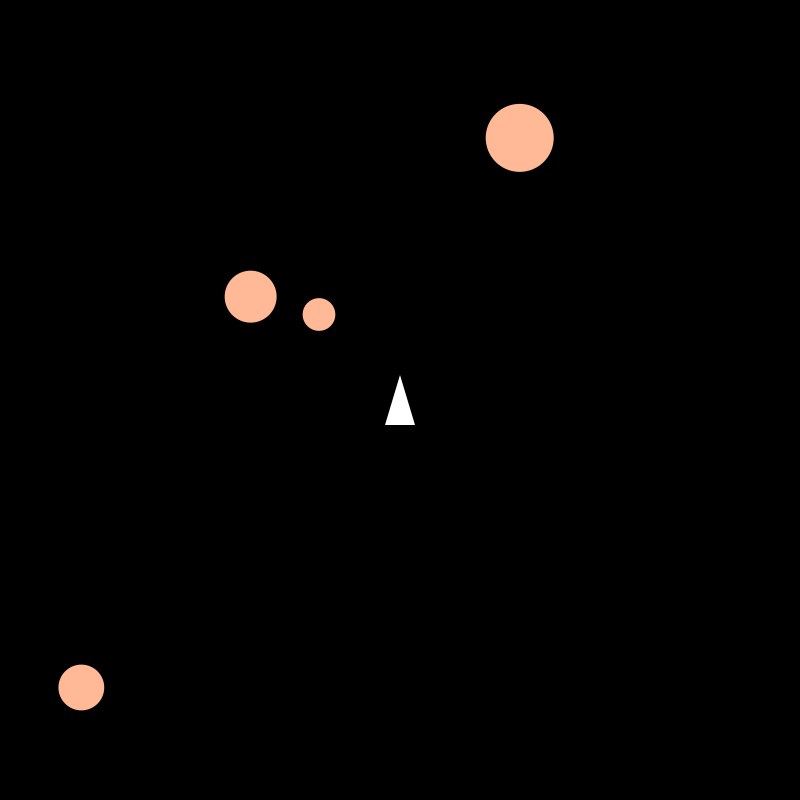
Frame 1 (no input)
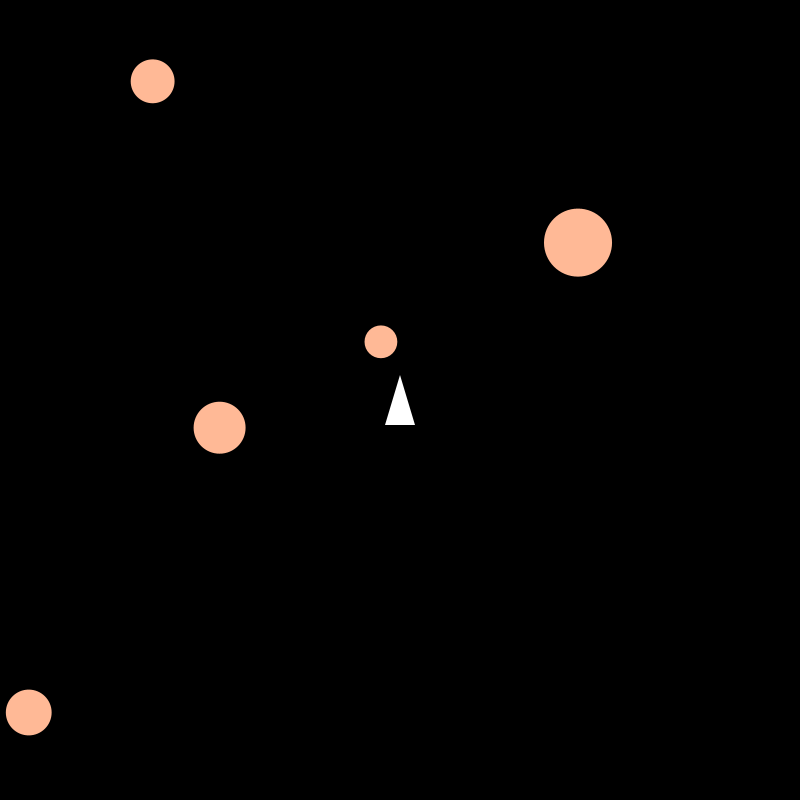
Frame 60 (the mouse pressed at the canvas centre just before this capture)
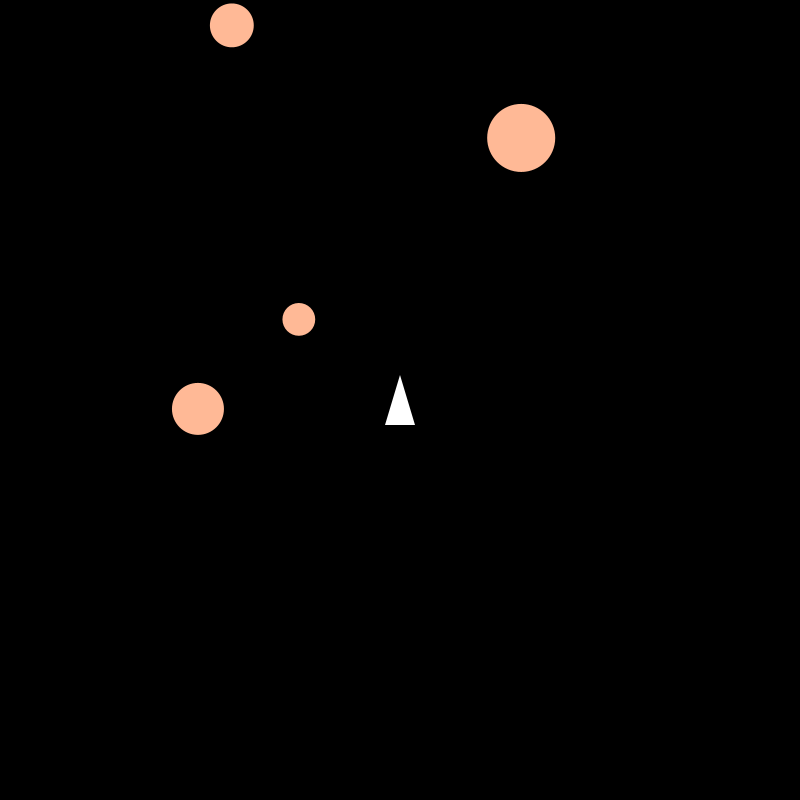
Frame 120 (the mouse held since frame 60 and released just before this capture)

The Processing sketch that drew these frames (run headless with seeded random() and noise(); from frame 60 on, the mouse is pressed at the canvas centre):

// Processing sketch: spaceShipGame
// ── spaceShipGame.pde
/*
This code is a homework for Intro to Computer Science Class at Rabun Gap-Nacoochee School
Created by https://github.com/wangb24
*//*
This work is licensed under the Creative Commons Attribution-NonCommercial-ShareAlike 4.0 International License. For more information of this license, visit http://creativecommons.org/licenses/by-nc-sa/4.0/.
*/

// config

// colors (r, g, b)
color background_color = color(0,0,0);
color ship_color = color(255,255,255);
color bullet_color = color(255,255,255);
color obstacle_color = color(255,185,150);

// ship
float height_of_triangle = 50;
float width_of_triangle = 30;
float acceleration_of_the_ship = 0.05;
float maximum_speed_of_the_ship = 10;
boolean moving_direction_turns_with_ship = true;

// bullet
int max_number_of_bullets = 5;
float size_of_bullet = 5;
float speed_of_bullet = 7;

// obstacles
int max_number_of_obstacles = 5;
float constant_size_of_obstacles = 50; //only works if 'random_size_of_obstacles' set to false
boolean random_size_of_obstacles = true;
    float min_size_of_obs = 30;
    float max_size_of_obs = 70;
float obstacles_orbit_radius = 70; // this does not work if "obstacles_random_orbit" is set to false
boolean obstacles_random_orbit = true;
    float obstacles_orbit_min_radius = 50;
    float obstacles_orbit_max_radius = 130;
boolean obstacles_are_moving = true;
boolean obstacles_random_speed = true;
    float obstacles_min_speed = QUARTER_PI; // in rad/sec
    float obstacles_max_speed = 2 * PI; // in rad/sec
    float obstacles_constant_speed = PI; // in rad/sec; only works when 'obstacles_random_speed' is set to false
boolean obstacles_random_direction = true;




// code starts here 
// code starts here
// code starts here
// screen size
float w = 800;
float h = 800;

// colors
color colBack = background_color;
color colTri = ship_color;
color colBu = bullet_color;
color colObs = obstacle_color;

// triangle
float triH = height_of_triangle;
float triW = width_of_triangle;
float triLeg = sqrt(sq(triH)+sq(triW/2));
float triVertexAngle = 2 * acos(triH/triLeg);

// uncomment following lines to use vertex angle instead of triangle width
// triVertexAngle = PI/6;
// triLeg = triH / cos(triVertexAngle/2);


// PVector rectPos;
PVector triPos;
PVector triIndex;
PVector triAngleL;
PVector triAngleR;

// motions
PVector triVel;
PVector triAcc;
float triAccValue = acceleration_of_the_ship;
float maxVel = maximum_speed_of_the_ship;
float angularSpeed = 0.013;
boolean shipTurnL = false;
boolean shipTurnR = false;
boolean shipMoveF = false;
boolean shipMoveB = false;
boolean shipMakeBullet = false;

// class: bullet
int maxBulletCount = max_number_of_bullets;
bullet bullet[] = new bullet[maxBulletCount];

// class: obstacles
int maxObs = max_number_of_obstacles;
obstacles[] obs = new obstacles[maxObs];

// game rule
int score = 0;



void setup() {
    size(800, 800);
    frameRate(90);
    noStroke();
    smooth();
    
    // rectPos = new PVector(3*w/4, h/2);

    // triangle
    triPos = new PVector(0.5 * w, 0.5 * h);
    
    triIndex = new PVector(0,-1);
    triIndex.setMag(0.5 * triH);
    
    triAngleL = new PVector(0,1);
    triAngleL.setMag(triLeg);
    triAngleL.rotate(0.5 * triVertexAngle);

    triAngleR = new PVector(0,1);
    triAngleR.setMag(triLeg);
    triAngleR.rotate(-0.5 * triVertexAngle);
    
    // motion
    triVel = new PVector(0,-1);
    triVel.setMag(0);
    // triVel.limit(maxVel); // this does not work Index:001
    
    triAcc = new PVector(0,-1);
    triAcc.setMag(triAccValue);
    
    // class: bullet
    for (int i = 0; i < maxBulletCount; i+=1){
        bullet[i] = new bullet(i);
    }

    // class: obstacles
    for (int j = 0; j < maxObs; j+=1){
        obs[j] = new obstacles(j);
    }
}

void draw() {
    triVel.limit(maxVel);
    updateShip();
    // background
    background(colBack);
    strokeWeight(4);
    
    // triangle
    fill(colTri);
    triangle(triPos.x + triIndex.x, triPos.y + triIndex.y, triPos.x + triIndex.x + triAngleL.x, triPos.y + triIndex.y + triAngleL.y, triPos.x + triIndex.x + triAngleR.x, triPos.y + triIndex.y + triAngleR.y);
    
    // motion
    triPos.add(triVel);
    checkOutOfScreen();

    // class: bullet
    for (int b = 0; b < maxBulletCount; b+=1){
        bullet[b].show();
    }

    // class: obstacles
    for (int o = 0; o < maxObs; o+=1){
        obs[o].show();
    }
    collisionDetection();
}

void keyPressed() {
    // triangle
    if(key == 'd' || keyCode == RIGHT){
        shipTurnR = true;
    }else if(key == 'a' || keyCode == LEFT){
        shipTurnL = true;
    }
    if (key =='w' || keyCode == UP){
        shipMoveF = true;
	}else if (key == 's' || keyCode == DOWN){
	    shipMoveB = true;
	}
    if (key == 'q' || key == ' ' || key == 'e'){
        shipMakeBullet = true;
    }
	if (key == 'r' || key == 'f' || keyCode == SHIFT){
	    triVel.setMag(0);
	}
}
void keyReleased(){
    if(key == 'a' || keyCode == LEFT){
        shipTurnL = false;
    }
    if(key=='d' || keyCode == RIGHT){
        shipTurnR = false;
    }
    if(key == 'w' || keyCode == UP){
        shipMoveF = false;
    }
    if(key == 's' || keyCode == DOWN){
        shipMoveB = false;
    }
    if(key == 'q' || key == ' ' || key == 'e'){
        shipMakeBullet = false;
    }
}

private void updateShip(){
    if(shipTurnL){
        triIndex.rotate(-angularSpeed);
        triAngleL.rotate(-angularSpeed);
        triAngleR.rotate(-angularSpeed);
        triAcc.rotate(- angularSpeed);
        if(moving_direction_turns_with_ship){
            triVel.rotate(- angularSpeed);
        }
    }else if(shipTurnR){
        triIndex.rotate(angularSpeed);
        triAngleL.rotate(angularSpeed);
        triAngleR.rotate(angularSpeed);
        triAcc.rotate(angularSpeed);
        if(moving_direction_turns_with_ship){
            triVel.rotate(angularSpeed);
        }        
    }
    if(shipMoveF){
	    triVel.add(triAcc);
    }else if(shipMoveB){
	    triVel.sub(triAcc);
    }
    if(shipMakeBullet){
        newBullet();
        shipMakeBullet = false;
    }
}

private void checkOutOfScreen(){
    if (triPos.x >= w) {
        triPos.x = 1;
    }else if (triPos.x <= 0){
        triPos.x = w-1;
    }
    if (triPos.y >= h) {
        triPos.y = 1;
    }else if (triPos.y <= 0){
        triPos.y = h-1;
    }
}

private void newBullet(){
    for (int i = 0; i < maxBulletCount; i++){
        if(!bullet[i].buOut){
            bullet[i].out();
            i = maxBulletCount;
        }
    }
}

void collisionDetection(){
    for(int i = 0; i < maxObs; i++){
        for (int j = 0; j < maxBulletCount; j++){
            if(
                dist(obs[i].obsX, obs[i].obsY, bullet[j].buPos.x, bullet[j].buPos.y) < (0.5* obs[i].obsSize + 0.5* bullet[j].buSize)
            ){
                bullet[j].buOut = false;
                obs[i].out = false;
                score +=1;
                println(score);
            }
        }
    }
}
// ── bullet.pde
class bullet{
    //config
    float buSize = size_of_bullet;
    float buSpeed = max_number_of_bullets;
    int buIndex; 

    boolean buOut = false;
    boolean buInit = true;
    
    PVector buPos = new PVector(triPos.x, triPos.y);
    PVector buVel = new PVector(0, -1);

    bullet(int buIndexI){
        buIndex = buIndexI;
    }

    private void init(){
        if (buInit){
            buPos.set(triPos.x, triPos.y);
            buVel.set(triIndex.x, triIndex.y);
            buVel.setMag(buSpeed);
            buInit = false;
        }
    }

    void show(){  // display
        if(buOut){
            init();
            buOutOfScreen();
            fill(colBu);
            buPos.add(buVel);
            ellipse(buPos.x, buPos.y, buSize, buSize);
        }else if(!buOut){
            buPos.set(-999, -999);
            buInit = true;
        }
    }

    void buOutOfScreen(){
        if(buPos.x > w){
            buOut = false;
        }else if (buPos.x < 0){
            buOut = false;
        }
        if (buPos.y > h){
            buOut = false;
        }else if(buPos.y < 0){
            buOut = false;
        }
    }

    void out(){  // control
        if(!buOut){
            buOut = true;
        }
    }

    void test(){
        println("bullet class works");
    }
}

// ── obstacles.pde
class obstacles{

    boolean out = false;
    float obsSize = constant_size_of_obstacles;
    
    boolean obsRandomSize = random_size_of_obstacles;
        float obsSizeMin = min_size_of_obs;
        float obsSizeMax = max_size_of_obs;
    
    boolean obsMove = obstacles_are_moving;
    boolean obsRandSpeed = obstacles_random_speed;
        float obsMinSpeed = obstacles_min_speed/frameRate;
        float obsMaxSpeed = obstacles_max_speed/frameRate;

    boolean obsRandDir = obstacles_random_direction;

    boolean obsOrbit = obstacles_random_orbit;
        float obsOrbitMin = obstacles_orbit_min_radius;
        float obsOrbitMax = obstacles_orbit_max_radius;
        float obsMoveR = obstacles_orbit_radius;
    
    boolean realRandomOrbit = true;

    float obsAngularSpeed = obstacles_constant_speed/frameRate;
    int obsDirection = 1;

    float obsX;
    float obsY;

    int obsIndex;

    PVector obsPos = new PVector(0, -1);
    PVector obsPosIndex = new PVector(0, -1);

    obstacles(int obsIndexI){
        obsIndex = obsIndexI;
    }

    private void newObs(){
        if (!out){
            if (obsOrbit){
                obsOrbitMin = obsOrbitMax = obsMoveR;
            }
            obsPos.set(random(0, w), random(0,h));
            obsPosIndex.set(0,-1);
            obsPosIndex.setMag(random(obsOrbitMin,obsOrbitMax));
            if(obsRandomSize){
                obsSize = random(obsSizeMin, obsSizeMax);
            }
            if(obsRandSpeed){
                obsAngularSpeed = random(obsMinSpeed, obsMaxSpeed);
            }
            if(obsRandDir){
                float i = random(-1, 1);
                if (i<0){
                    obsDirection = -1;
                }else if (i>=0){
                    obsDirection = 1;
                }
            }
            if (!obsMove){
                obsPosIndex.set(0,0);
            }
            out = true;
        }
    }

    void show(){  // display
        newObs();
        if(out){
            if(obsRandSpeed && obsOrbit && realRandomOrbit && frameCount%(1*90) == 0){obsAngularSpeed = random(-obsMaxSpeed, obsMaxSpeed);}
            if(obsMove){
                obsPosIndex.rotate(obsAngularSpeed * obsDirection);
            }
            fill(colObs);
            obsX = obsPos.x + obsPosIndex.x;
            obsY = obsPos.y + obsPosIndex.y;
            ellipse(obsX, obsY, obsSize, obsSize);
        }
    }
}
